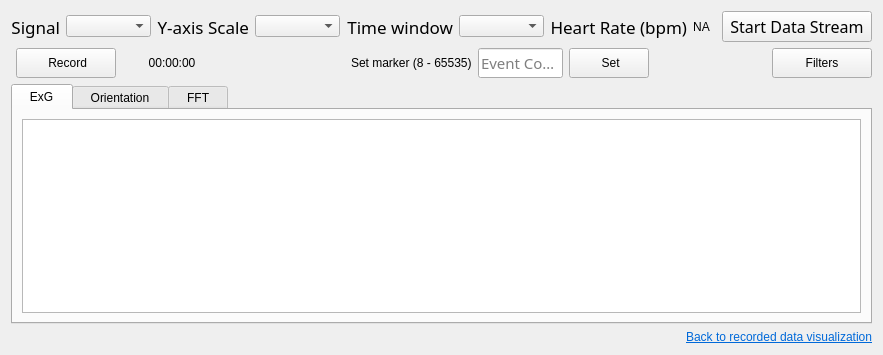
            <widget class="QWidget" name="page_plotsNoWidget">
             <property name="styleSheet">
              <string notr="true"/>
             </property>
             <layout class="QVBoxLayout" name="verticalLayout_21">
              <item>
               <layout class="QHBoxLayout" name="horizontalLayout_32">
                <item>
                 <widget class="QLabel" name="label_signal">
                  <property name="font">
                   <font>
                    <family>DM Sans</family>
                    <pointsize>13</pointsize>
                    <weight>50</weight>
                    <italic>false</italic>
                    <bold>false</bold>
                   </font>
                  </property>
                  <property name="text">
                   <string>Signal</string>
                  </property>
                  <property name="alignment">
                   <set>Qt::AlignRight|Qt::AlignTrailing|Qt::AlignVCenter</set>
                  </property>
                 </widget>
                </item>
                <item>
                 <widget class="QComboBox" name="value_signal">
                  <property name="minimumSize">
                   <size>
                    <width>85</width>
                    <height>0</height>
                   </size>
                  </property>
                  <property name="maximumSize">
                   <size>
                    <width>16777215</width>
                    <height>16777215</height>
                   </size>
                  </property>
                 </widget>
                </item>
                <item>
                 <widget class="QLabel" name="label_yAxis">
                  <property name="font">
                   <font>
                    <family>DM Sans</family>
                    <pointsize>13</pointsize>
                    <weight>50</weight>
                    <italic>false</italic>
                    <bold>false</bold>
                   </font>
                  </property>
                  <property name="text">
                   <string>Y-axis Scale</string>
                  </property>
                  <property name="alignment">
                   <set>Qt::AlignRight|Qt::AlignTrailing|Qt::AlignVCenter</set>
                  </property>
                 </widget>
                </item>
                <item>
                 <widget class="QComboBox" name="value_yAxis">
                  <property name="minimumSize">
                   <size>
                    <width>85</width>
                    <height>0</height>
                   </size>
                  </property>
                  <property name="maximumSize">
                   <size>
                    <width>16777215</width>
                    <height>16777215</height>
                   </size>
                  </property>
                 </widget>
                </item>
                <item>
                 <widget class="QLabel" name="label_timeScale">
                  <property name="font">
                   <font>
                    <family>DM Sans</family>
                    <pointsize>13</pointsize>
                    <weight>50</weight>
                    <italic>false</italic>
                    <bold>false</bold>
                   </font>
                  </property>
                  <property name="text">
                   <string>Time window</string>
                  </property>
                  <property name="alignment">
                   <set>Qt::AlignRight|Qt::AlignTrailing|Qt::AlignVCenter</set>
                  </property>
                 </widget>
                </item>
                <item>
                 <widget class="QComboBox" name="value_timeScale">
                  <property name="minimumSize">
                   <size>
                    <width>85</width>
                    <height>0</height>
                   </size>
                  </property>
                  <property name="maximumSize">
                   <size>
                    <width>16777215</width>
                    <height>16777215</height>
                   </size>
                  </property>
                 </widget>
                </item>
                <item>
                 <widget class="QLabel" name="label_heartRate">
                  <property name="font">
                   <font>
                    <family>DM Sans</family>
                    <pointsize>13</pointsize>
                    <weight>50</weight>
                    <italic>false</italic>
                    <bold>false</bold>
                   </font>
                  </property>
                  <property name="text">
                   <string>Heart Rate (bpm)</string>
                  </property>
                  <property name="alignment">
                   <set>Qt::AlignRight|Qt::AlignTrailing|Qt::AlignVCenter</set>
                  </property>
                 </widget>
                </item>
                <item>
                 <widget class="QLabel" name="value_heartRate">
                  <property name="maximumSize">
                   <size>
                    <width>16777215</width>
                    <height>25</height>
                   </size>
                  </property>
                  <property name="styleSheet">
                   <string notr="true"/>
                  </property>
                  <property name="text">
                   <string>NA</string>
                  </property>
                  <property name="alignment">
                   <set>Qt::AlignCenter</set>
                  </property>
                 </widget>
                </item>
                <item>
                 <widget class="QFrame" name="frame_2">
                  <property name="frameShape">
                   <enum>QFrame::StyledPanel</enum>
                  </property>
                  <property name="frameShadow">
                   <enum>QFrame::Raised</enum>
                  </property>
                 </widget>
                </item>
                <item>
                 <widget class="QPushButton" name="btn_stream">
                  <property name="minimumSize">
                   <size>
                    <width>150</width>
                    <height>30</height>
                   </size>
                  </property>
                  <property name="maximumSize">
                   <size>
                    <width>16777215</width>
                    <height>16777215</height>
                   </size>
                  </property>
                  <property name="font">
                   <font>
                    <family>DM Sans</family>
                    <pointsize>12</pointsize>
                    <weight>50</weight>
                    <italic>false</italic>
                    <bold>false</bold>
                   </font>
                  </property>
                  <property name="cursor">
                   <cursorShape>PointingHandCursor</cursorShape>
                  </property>
                  <property name="styleSheet">
                   <string notr="true"/>
                  </property>
                  <property name="text">
                   <string>Start Data Stream</string>
                  </property>
                 </widget>
                </item>
               </layout>
              </item>
              <item>
               <layout class="QHBoxLayout" name="horizontalLayout_35">
                <property name="leftMargin">
                 <number>5</number>
                </property>
                <item>
                 <layout class="QHBoxLayout" name="horizontalLayout_33">
                  <item>
                   <widget class="QPushButton" name="btn_record">
                    <property name="minimumSize">
                     <size>
                      <width>100</width>
                      <height>30</height>
                     </size>
                    </property>
                    <property name="cursor">
                     <cursorShape>PointingHandCursor</cursorShape>
                    </property>
                    <property name="text">
                     <string> Record</string>
                    </property>
                    <property name="icon">
                     <iconset resource="app_resources.qrc">
                      <normaloff>:/icons/icons/cil-media-record.png</normaloff>:/icons/icons/cil-media-record.png</iconset>
                    </property>
                    <property name="iconSize">
                     <size>
                      <width>18</width>
                      <height>18</height>
                     </size>
                    </property>
                   </widget>
                  </item>
                  <item>
                   <widget class="QLabel" name="label_recording_time">
                    <property name="minimumSize">
                     <size>
                      <width>100</width>
                      <height>0</height>
                     </size>
                    </property>
                    <property name="maximumSize">
                     <size>
                      <width>150</width>
                      <height>30</height>
                     </size>
                    </property>
                    <property name="styleSheet">
                     <string notr="true"/>
                    </property>
                    <property name="text">
                     <string>00:00:00</string>
                    </property>
                    <property name="alignment">
                     <set>Qt::AlignCenter</set>
                    </property>
                   </widget>
                  </item>
                 </layout>
                </item>
                <item>
                 <widget class="QFrame" name="frame_4">
                  <property name="frameShape">
                   <enum>QFrame::StyledPanel</enum>
                  </property>
                  <property name="frameShadow">
                   <enum>QFrame::Raised</enum>
                  </property>
                 </widget>
                </item>
                <item>
                 <spacer name="horizontalSpacer_6">
                  <property name="orientation">
                   <enum>Qt::Horizontal</enum>
                  </property>
                  <property name="sizeHint" stdset="0">
                   <size>
                    <width>40</width>
                    <height>20</height>
                   </size>
                  </property>
                 </spacer>
                </item>
                <item>
                 <layout class="QHBoxLayout" name="horizontalLayout_34">
                  <item>
                   <widget class="QLabel" name="label_13">
                    <property name="text">
                     <string>Set marker (8 - 65535)</string>
                    </property>
                   </widget>
                  </item>
                  <item>
                   <widget class="QLineEdit" name="value_event_code">
                    <property name="maximumSize">
                     <size>
                      <width>85</width>
                      <height>30</height>
                     </size>
                    </property>
                    <property name="font">
                     <font>
                      <family>DM Sans</family>
                      <pointsize>11</pointsize>
                      <weight>50</weight>
                      <italic>false</italic>
                      <bold>false</bold>
                     </font>
                    </property>
                    <property name="styleSheet">
                     <string notr="true">font: 11pt </string>
                    </property>
                    <property name="placeholderText">
                     <string>Event Code</string>
                    </property>
                   </widget>
                  </item>
                  <item>
                   <widget class="QPushButton" name="btn_marker">
                    <property name="minimumSize">
                     <size>
                      <width>80</width>
                      <height>30</height>
                     </size>
                    </property>
                    <property name="maximumSize">
                     <size>
                      <width>80</width>
                      <height>16777215</height>
                     </size>
                    </property>
                    <property name="cursor">
                     <cursorShape>PointingHandCursor</cursorShape>
                    </property>
                    <property name="styleSheet">
                     <string notr="true"/>
                    </property>
                    <property name="text">
                     <string> Set</string>
                    </property>
                   </widget>
                  </item>
                 </layout>
                </item>
                <item>
                 <spacer name="horizontalSpacer_5">
                  <property name="orientation">
                   <enum>Qt::Horizontal</enum>
                  </property>
                  <property name="sizeHint" stdset="0">
                   <size>
                    <width>40</width>
                    <height>20</height>
                   </size>
                  </property>
                 </spacer>
                </item>
                <item>
                 <widget class="QPushButton" name="btn_plot_filters">
                  <property name="minimumSize">
                   <size>
                    <width>100</width>
                    <height>30</height>
                   </size>
                  </property>
                  <property name="cursor">
                   <cursorShape>PointingHandCursor</cursorShape>
                  </property>
                  <property name="text">
                   <string>Filters</string>
                  </property>
                  <property name="icon">
                   <iconset resource="app_resources.qrc">
                    <normaloff>:/icons/icons/cil-options.png</normaloff>:/icons/icons/cil-options.png</iconset>
                  </property>
                  <property name="iconSize">
                   <size>
                    <width>16</width>
                    <height>12</height>
                   </size>
                  </property>
                 </widget>
                </item>
               </layout>
              </item>
              <item>
               <widget class="QTabWidget" name="tabWidget">
                <property name="styleSheet">
                 <string notr="true"/>
                </property>
                <property name="currentIndex">
                 <number>0</number>
                </property>
                <widget class="QWidget" name="exg">
                 <attribute name="title">
                  <string>  ExG  </string>
                 </attribute>
                 <layout class="QHBoxLayout" name="horizontalLayout_21">
                  <item>
                   <widget class="PlotWidget" name="plot_exg"/>
                  </item>
                 </layout>
                </widget>
                <widget class="QWidget" name="orn">
                 <attribute name="title">
                  <string>  Orientation  </string>
                 </attribute>
                 <layout class="QHBoxLayout" name="horizontalLayout_22">
                  <item>
                   <widget class="GraphicsLayoutWidget" name="plot_orn"/>
                  </item>
                 </layout>
                </widget>
                <widget class="QWidget" name="fft">
                 <attribute name="title">
                  <string>  FFT  </string>
                 </attribute>
                 <layout class="QHBoxLayout" name="horizontalLayout_23">
                  <item>
                   <widget class="PlotWidget" name="plot_fft"/>
                  </item>
                 </layout>
                </widget>
               </widget>
              </item>
              <item>
               <widget class="QLabel" name="label_7">
                <property name="text">
                 <string>&lt;html&gt;&lt;head/&gt;&lt;body&gt;&lt;p&gt;&lt;a href=&quot;mentalab.com&quot;&gt;&lt;span style=&quot; text-decoration: underline; color:#0069d9;&quot;&gt;Back to recorded data visualization&lt;/span&gt;&lt;/a&gt;&lt;/p&gt;&lt;/body&gt;&lt;/html&gt;</string>
                </property>
                <property name="alignment">
                 <set>Qt::AlignRight|Qt::AlignTrailing|Qt::AlignVCenter</set>
                </property>
                <property name="openExternalLinks">
                 <bool>true</bool>
                </property>
               </widget>
              </item>
             </layout>
            </widget>
